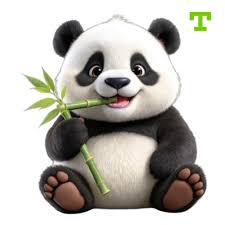
#> input picture Computer Vision lab/images.jpg, 225 x 225 px, found by its file name
$ jupyter execute 'Blending Two Images.ipynb'
#> lines starting #> are read from the running program, lines starting #| are printed output that depends on the picture
[cell 1]
import cv2
import matplotlib.pyplot as plt

# Read images
img1 = cv2.imread(r'C:\Users\venka\Downloads\Computer Vision lab\images.jpg')
#> img1 is the input picture: shape (225, 225, 3); mean B, G, R 181.3, 187.2, 190
img2 = cv2.imread(r'C:\Users\venka\Downloads\Computer Vision lab\IMG_1626.jpg')
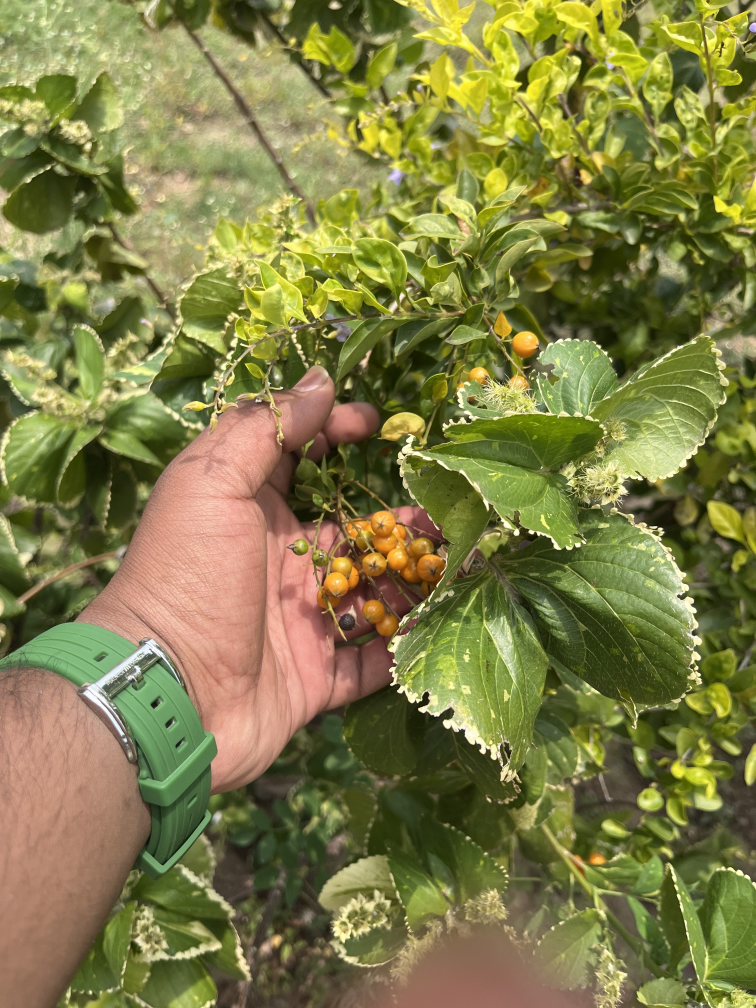
#> input picture Computer Vision lab/IMG_1626.jpg, 3024 x 4032 px, found by its file name (shown at 1/4 size)
#> img2 is the input picture: shape (4032, 3024, 3); mean B, G, R 70.7, 126, 128.6

# Resize to same size
img2 = cv2.resize(img2, (img1.shape[1], img1.shape[0]))
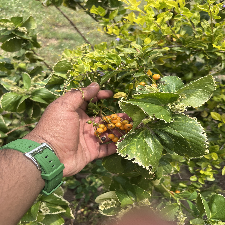
#> img2: shape (225, 225, 3); mean B, G, R 70.6, 125.8, 128.4

# Blend images
final_image = cv2.addWeighted(img1, 0.3, img2, 0.7, 0.0)
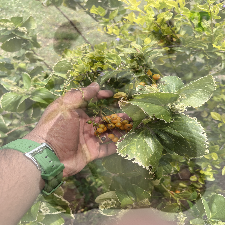
#> final_image: shape (225, 225, 3); mean B, G, R 103.8, 144.2, 146.9

# Show result
plt.imshow(cv2.cvtColor(final_image, cv2.COLOR_BGR2RGB))
plt.axis("off")
plt.show()
